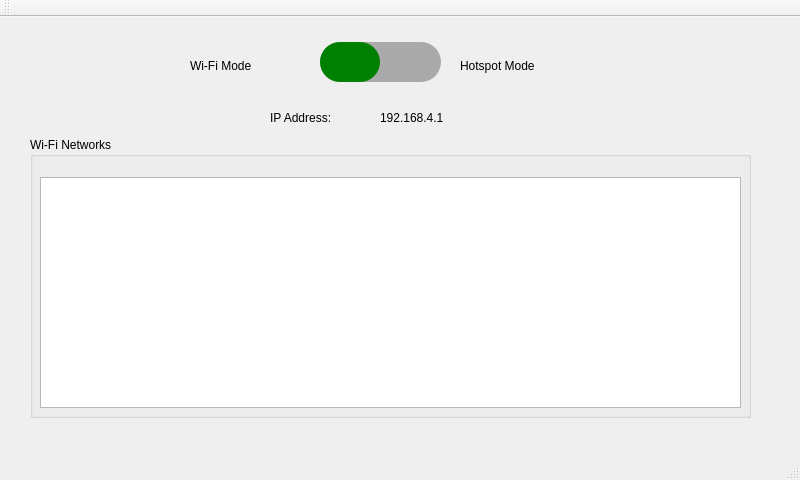
<?xml version="1.0" encoding="UTF-8"?>
<ui version="4.0">
 <class>MainWindow</class>
 <widget class="QMainWindow" name="MainWindow">
  <property name="geometry">
   <rect>
    <x>0</x>
    <y>0</y>
    <width>800</width>
    <height>480</height>
   </rect>
  </property>
  <property name="windowTitle">
   <string>MainWindow</string>
  </property>
  <widget class="QWidget" name="centralWidget">
   <widget class="QSlider" name="horizontalSlider">
    <property name="geometry">
     <rect>
      <x>320</x>
      <y>10</y>
      <width>121</width>
      <height>71</height>
     </rect>
    </property>
    <property name="autoFillBackground">
     <bool>false</bool>
    </property>
    <property name="styleSheet">
     <string notr="true">QSlider::groove:horizontal { 
	background-color: #AAAAAA;
	height: 40%; 
	border-radius: 20px;
}

QSlider::handle:horizontal { 
	background-color: green; 
	width: 60%; 
	height: 50%;
	border-radius: 20px; 
}
</string>
    </property>
    <property name="maximum">
     <number>1</number>
    </property>
    <property name="singleStep">
     <number>1</number>
    </property>
    <property name="pageStep">
     <number>1</number>
    </property>
    <property name="tracking">
     <bool>false</bool>
    </property>
    <property name="orientation">
     <enum>Qt::Horizontal</enum>
    </property>
    <property name="tickInterval">
     <number>0</number>
    </property>
   </widget>
   <widget class="QLabel" name="label">
    <property name="geometry">
     <rect>
      <x>190</x>
      <y>40</y>
      <width>111</width>
      <height>17</height>
     </rect>
    </property>
    <property name="text">
     <string>Wi-Fi Mode</string>
    </property>
   </widget>
   <widget class="QLabel" name="label_2">
    <property name="geometry">
     <rect>
      <x>460</x>
      <y>40</y>
      <width>111</width>
      <height>17</height>
     </rect>
    </property>
    <property name="text">
     <string>Hotspot Mode</string>
    </property>
   </widget>
   <widget class="QLabel" name="label_3">
    <property name="geometry">
     <rect>
      <x>270</x>
      <y>80</y>
      <width>101</width>
      <height>41</height>
     </rect>
    </property>
    <property name="text">
     <string>IP Address:</string>
    </property>
   </widget>
   <widget class="QLabel" name="label_4">
    <property name="geometry">
     <rect>
      <x>380</x>
      <y>80</y>
      <width>121</width>
      <height>41</height>
     </rect>
    </property>
    <property name="text">
     <string>192.168.4.1</string>
    </property>
   </widget>
   <widget class="QGroupBox" name="wif_list_groupbox">
    <property name="geometry">
     <rect>
      <x>30</x>
      <y>120</y>
      <width>721</width>
      <height>281</height>
     </rect>
    </property>
    <property name="title">
     <string>Wi-Fi Networks</string>
    </property>
    <widget class="QListWidget" name="wifi_list">
     <property name="geometry">
      <rect>
       <x>10</x>
       <y>40</y>
       <width>701</width>
       <height>231</height>
      </rect>
     </property>
    </widget>
   </widget>
  </widget>
  <widget class="QMenuBar" name="menuBar">
   <property name="geometry">
    <rect>
     <x>0</x>
     <y>0</y>
     <width>800</width>
     <height>22</height>
    </rect>
   </property>
  </widget>
  <widget class="QToolBar" name="mainToolBar">
   <attribute name="toolBarArea">
    <enum>TopToolBarArea</enum>
   </attribute>
   <attribute name="toolBarBreak">
    <bool>false</bool>
   </attribute>
  </widget>
  <widget class="QStatusBar" name="statusBar"/>
 </widget>
 <layoutdefault spacing="6" margin="11"/>
 <resources/>
 <connections/>
</ui>
